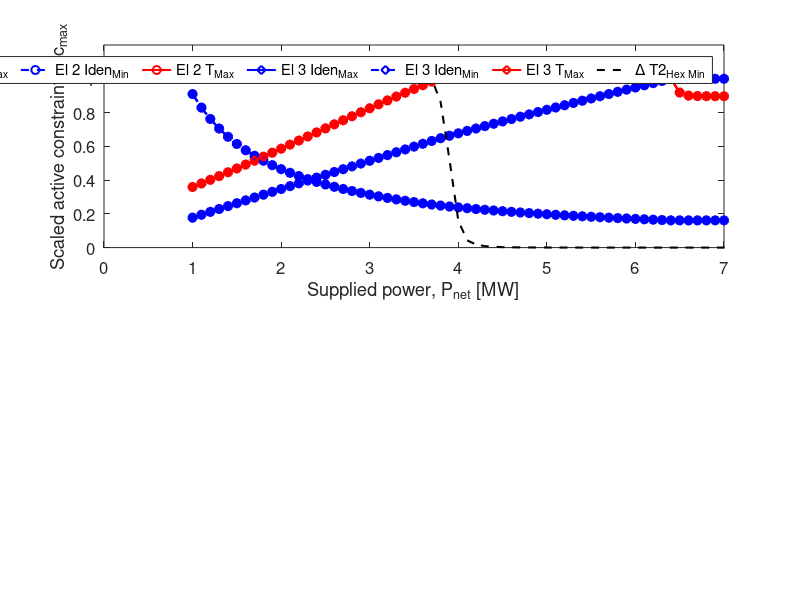

This figure's MATLAB source: (Note: this script raises an error after producing the figure.)
clc
clear
close all

load Data_CoupledElectrolyzerState2
load Data_CoupledElectrolyzerState1
load Data_DecoupledElectrolyzers_State1
load Data_DecoupledElectrolyzers_State2

par.N = 3;

%active region graph for Flowsheet 1 State 1
set(0, 'DefaultAxesFontSize', 12,  'DefaultLineLineWidth', 1.5)
fig1 = figure('NumberTitle', 'off', 'Name', 'Active region map, Flowsheet 1, State 1');
hold on
subplot(2,1,1)
linS = {'*','o','d'};
for i=1:par.N
    txt = ['El ',num2str(i)];
    plot(row_C_S1(:,1),ac_C_S1(:,i),strcat('-',linS{i},'b'),'DisplayName',strcat(txt,' Iden_M_a_x'))
    hold on
    plot(row_C_S1(:,1),ac_C_S1(:,par.N+i),strcat('--',linS{i},'b'),'DisplayName',strcat(txt,' Iden_M_i_n'))
    hold on
    plot(row_C_S1(:,1),ac_C_S1(:,2*par.N+i),strcat('-',linS{i},'r'),'DisplayName',strcat(txt,' T_M_a_x'))
end
hold on
plot(row_C_S1(:,1),ac_C_S1(:,5*par.N+2),strcat('--','k'),'DisplayName',' \Delta T2_H_e_x_ _M_i_n')
ylim([0 1.2])
xlim([0,7])
legend show
legend('Orientation','horizontal')
xlabel('Supplied power, P_n_e_t [MW]')
ylabel('Scaled active constraint, c/c_m_a_x')
xline(1,'-k','LineWidth',1.2,'DisplayName','P_n_e_t_ _M_i_n');

subplot(2,1,2)
linS = {'*','o','d'};
for i=1:par.N
    txt = ['El ',num2str(i)];
    plot(row_C_S1(:,1),ac_C_S1(:,6*par.N+2+i),strcat('--',linS{i},'m'),'DisplayName',strcat(txt,' qlye_M_i_n'))
    hold on
end
ylim([0 1.2])
xlim([0,7])
legend show
legend('Orientation','horizontal')
xlabel('Supplied power, P_n_e_t [MW]')
ylabel('Scaled active constraint, c/c_m_a_x')
xline(1,'-k','LineWidth',1.2,'DisplayName','P_n_e_t_ _M_i_n');
saveas(fig1,'AC_F1S1','epsc');

%active region graph for Flowsheet 1 State 2
set(0, 'DefaultAxesFontSize', 12,  'DefaultLineLineWidth', 1.5)
fig2 = figure('NumberTitle', 'off', 'Name', 'Active region map, Flowsheet 1, State 2');
hold on
subplot(2,1,1)
linS = {'*','o','d'};
for i=1:par.N
    txt = ['El ',num2str(i)];
    plot(row_C_S2(:,1),ac_C_S2(:,i),strcat('-',linS{i},'b'),'DisplayName',strcat(txt,' Iden_M_a_x'))
    hold on
    plot(row_C_S2(:,1),ac_C_S2(:,par.N+i),strcat('--',linS{i},'b'),'DisplayName',strcat(txt,' Iden_M_i_n'))
    hold on
    plot(row_C_S2(:,1),ac_C_S2(:,2*par.N+i),strcat('-',linS{i},'r'),'DisplayName',strcat(txt,' T_M_a_x'))
    hold on
end
hold on
plot(row_C_S2(:,1),ac_C_S2(:,5*par.N+2),strcat('--','k'),'DisplayName',' \Delta T2_H_e_x_ _M_i_n')
ylim([0 1.2])
xlim([0,7])
legend show
legend('Orientation','horizontal')
xlabel('Supplied power, P_n_e_t [MW]')
ylabel('Scaled active constraint, c/c_m_a_x')
xline(1.2,'-k','LineWidth',1.2,'DisplayName','P_n_e_t_ _M_i_n');
subplot(2,1,2)
linS = {'*','o','d'};
for i=1:par.N
    txt = ['El ',num2str(i)];
    plot(row_C_S2(:,1),ac_C_S2(:,5*par.N+2+i),strcat('-',linS{i},'m'),'DisplayName',strcat(txt,' qlye_M_a_x'))
    hold on
    plot(row_C_S2(:,1),ac_C_S2(:,6*par.N+2+i),strcat('--',linS{i},'m'),'DisplayName',strcat(txt,' qlye_M_i_n'))
    hold on
end
plot(row_C_S2(:,1),ac_C_S2(:,7*par.N+3),strcat('-','g'),'DisplayName',' qcw_M_a_x')
ylim([0 1.2])
xlim([0,7])
legend show
legend('Orientation','horizontal')
xlabel('Supplied power, P_n_e_t [MW]')
ylabel('Scaled active constraint, c/c_m_a_x')
xline(1.2,'-k','LineWidth',1.2,'DisplayName','P_n_e_t_ _M_i_n');
saveas(fig2,'AC_F1S2','epsc');

% %% active region graph for Flowsheet 2 State 1
% set(0, 'DefaultAxesFontSize', 12,  'DefaultLineLineWidth', 1.5)
% fig3 = figure('NumberTitle', 'off', 'Name', 'Active region map, Flowsheet 2, State 1');
% hold on
% subplot(2,1,1)
% linS = {'*','o','d'};
% % solid line, max constraint, -- line min constraint
% for i=1:par.N
%     txt = ['El ',num2str(i)];
%     plot(row_DC_S1(:,1),ac_DC_S1(:,i),strcat('-',linS{i},'b'),'DisplayName',strcat(txt,' Iden_M_a_x'))
%     hold on
%     plot(row_DC_S1(:,1),ac_DC_S1(:,par.N+i),strcat('--',linS{i},'b'),'DisplayName',strcat(txt,' Iden_M_i_n'))
%     hold on
%     plot(row_DC_S1(:,1),ac_DC_S1(:,2*par.N+i),strcat('-',linS{i},'r'),'DisplayName',strcat(txt,' T_M_a_x'))
%     hold on
%     plot(row_DC_S1(:,1),ac_DC_S1(:,6*par.N+i),strcat('--',linS{i},'k'),'DisplayName',strcat(txt,' \Delta T2_H_e_x_ _M_i_n'))
%     hold on
% end
% ylim([0 1.2])
% xlim([0,7])
% legend show
% legend('Orientation','horizontal')
% xlabel('Supplied power, P_n_e_t [MW]')
% ylabel('Scaled active constraint, c/c_m_a_x')
% xline(1,'-k','LineWidth',1.2,'DisplayName','P_n_e_t_ _M_i_n');
% 
% subplot(2,1,2)
% linS = {'*','o','d'};
% % solid line, max constraint, -- line min constraint
% for i=1:par.N
%     txt = ['El ',num2str(i)];
%     plot(row_DC_S1(:,1),ac_DC_S1(:,8*par.N+i),strcat('--',linS{i},'m'),'DisplayName',strcat(txt,' qlye_M_i_n'))  
%     hold on
% end
% ylim([0 1.2])
% xlim([0,7])
% legend show
% legend('Orientation','horizontal')
% xlabel('Supplied power, P_n_e_t [MW]')
% ylabel('Scaled active constraint, c/c_m_a_x')
% xline(1,'-k','LineWidth',1.2,'DisplayName','P_n_e_t_ _M_i_n');
% saveas(fig3,'AC_F2S1','epsc');
% 
% %active region graph for Flowsheet 2 State 2
% set(0, 'DefaultAxesFontSize', 12,  'DefaultLineLineWidth', 1.5)
% fig4 = figure('NumberTitle', 'off', 'Name', 'Active region map, Flowsheet 2, State 2');
% hold on
% subplot(2,1,1)
% linS = {'*','o','d'};
% for i=1:par.N
%     txt = ['El ',num2str(i)];
%     plot(row_DC_S2(:,1),ac_DC_S2(:,i),strcat('-',linS{i},'b'),'DisplayName',strcat(txt,' Iden_M_a_x'))
%     hold on
%     plot(row_DC_S2(:,1),ac_DC_S2(:,par.N+i),strcat('--',linS{i},'b'),'DisplayName',strcat(txt,' Iden_M_i_n'))
%     hold on
%     plot(row_DC_S2(:,1),ac_DC_S2(:,2*par.N+i),strcat('-',linS{i},'r'),'DisplayName',strcat(txt,' T_M_a_x'))
%     hold on
%     plot(row_DC_S2(:,1),ac_DC_S2(:,6*par.N+i),strcat('--',linS{i},'k'),'DisplayName',strcat(txt,' \Delta T2_H_e_x_ _M_i_n'))
%     hold on
% end
% ylim([0 1.2])
% xlim([0,7])
% legend show
% legend('Orientation','horizontal')
% xlabel('Supplied power, P_n_e_t [MW]')
% ylabel('Scaled active constraint, c/c_m_a_x')
% xline(1.1,'-k','LineWidth',1.2,'DisplayName','P_n_e_t_ _M_i_n');
% 
% subplot(2,1,2)
% linS = {'*','o','d'};
% for i=1:par.N
%     txt = ['El ',num2str(i)];
%     plot(row_DC_S2(:,1),ac_DC_S2(:,7*par.N+i),strcat('-',linS{i},'m'),'DisplayName',strcat(txt,' qlye_M_a_x'))
%     hold on
%     plot(row_DC_S2(:,1),ac_DC_S2(:,8*par.N+i),strcat('--',linS{i},'m'),'DisplayName',strcat(txt,' qlye_M_i_n'))
%     hold on
%     plot(row_DC_S2(:,1),ac_DC_S2(:,9*par.N+i),strcat('-',linS{i},'g'),'DisplayName',strcat(txt,' qcw_M_a_x'))
%     hold on
% end
% ylim([0 1.2])
% xlim([0,7])
% legend show
% legend('Orientation','horizontal')
% xlabel('Supplied power, P_n_e_t [MW]')
% ylabel('Scaled active constraint, c/c_m_a_x')
% xline(1.1,'-k','LineWidth',1.2,'DisplayName','P_n_e_t_ _M_i_n');
% saveas(fig4,'AC_F2S2','epsc');